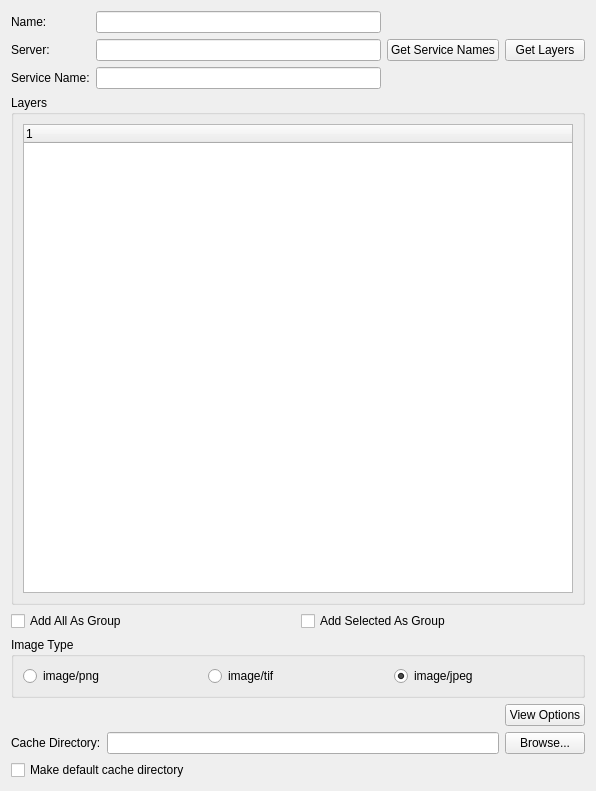
<?xml version="1.0" encoding="UTF-8"?>
<ui version="4.0">
 <class>BaseAddNetworkLayerWidget</class>
 <widget class="QWidget" name="BaseAddNetworkLayerWidget">
  <property name="geometry">
   <rect>
    <x>0</x>
    <y>0</y>
    <width>596</width>
    <height>791</height>
   </rect>
  </property>
  <property name="windowTitle">
   <string>Form</string>
  </property>
  <layout class="QVBoxLayout">
   <item>
    <layout class="QGridLayout">
     <item row="0" column="0">
      <widget class="QLabel" name="label">
       <property name="text">
        <string>Name:</string>
       </property>
      </widget>
     </item>
     <item row="0" column="1">
      <widget class="QLineEdit" name="_name"/>
     </item>
     <item row="1" column="0">
      <widget class="QLabel" name="label_2">
       <property name="text">
        <string>Server:</string>
       </property>
      </widget>
     </item>
     <item row="1" column="1">
      <widget class="QLineEdit" name="_server"/>
     </item>
     <item row="1" column="3">
      <widget class="QPushButton" name="capabilitiesButton">
       <property name="text">
        <string>Get Layers</string>
       </property>
      </widget>
     </item>
     <item row="1" column="2">
      <widget class="QPushButton" name="getServiceNamesButton">
       <property name="text">
        <string>Get Service Names</string>
       </property>
      </widget>
     </item>
     <item row="2" column="0">
      <widget class="QLabel" name="_serviceNameLabel">
       <property name="text">
        <string>Service Name:</string>
       </property>
      </widget>
     </item>
     <item row="2" column="1">
      <widget class="QLineEdit" name="_serviceNameLineEdit"/>
     </item>
    </layout>
   </item>
   <item>
    <widget class="QGroupBox" name="_layersGroupBox">
     <property name="title">
      <string>Layers</string>
     </property>
     <layout class="QVBoxLayout">
      <item>
       <widget class="QTreeWidget" name="_layersTree">
        <column>
         <property name="text">
          <string>1</string>
         </property>
        </column>
       </widget>
      </item>
     </layout>
    </widget>
   </item>
   <item>
    <layout class="QHBoxLayout">
     <item>
      <widget class="QCheckBox" name="_addAllAsGroup">
       <property name="text">
        <string>Add All As Group</string>
       </property>
      </widget>
     </item>
     <item>
      <widget class="QCheckBox" name="_addSelectedAsGroup">
       <property name="text">
        <string>Add Selected As Group</string>
       </property>
      </widget>
     </item>
    </layout>
   </item>
   <item>
    <widget class="QGroupBox" name="groupBox_2">
     <property name="title">
      <string>Image Type</string>
     </property>
     <layout class="QHBoxLayout">
      <item>
       <widget class="QRadioButton" name="_pngButton">
        <property name="text">
         <string>image/png</string>
        </property>
       </widget>
      </item>
      <item>
       <widget class="QRadioButton" name="_tifButton">
        <property name="text">
         <string>image/tif</string>
        </property>
       </widget>
      </item>
      <item>
       <widget class="QRadioButton" name="_jpegButton">
        <property name="text">
         <string>image/jpeg</string>
        </property>
        <property name="checked">
         <bool>true</bool>
        </property>
       </widget>
      </item>
     </layout>
    </widget>
   </item>
   <item>
    <layout class="QHBoxLayout">
     <item>
      <spacer>
       <property name="orientation">
        <enum>Qt::Horizontal</enum>
       </property>
       <property name="sizeHint" stdset="0">
        <size>
         <width>40</width>
         <height>20</height>
        </size>
       </property>
      </spacer>
     </item>
     <item>
      <widget class="QPushButton" name="viewOptionsButton">
       <property name="text">
        <string>View Options</string>
       </property>
      </widget>
     </item>
    </layout>
   </item>
   <item>
    <layout class="QHBoxLayout">
     <item>
      <widget class="QLabel" name="label_3">
       <property name="text">
        <string>Cache Directory:</string>
       </property>
      </widget>
     </item>
     <item>
      <widget class="QLineEdit" name="_cacheDirectory"/>
     </item>
     <item>
      <widget class="QPushButton" name="browseDirectory">
       <property name="text">
        <string>Browse...</string>
       </property>
      </widget>
     </item>
    </layout>
   </item>
   <item>
    <layout class="QHBoxLayout">
     <item>
      <widget class="QCheckBox" name="_makeDefaultDirectory">
       <property name="text">
        <string>Make default cache directory</string>
       </property>
      </widget>
     </item>
    </layout>
   </item>
  </layout>
 </widget>
 <resources/>
 <connections/>
</ui>
